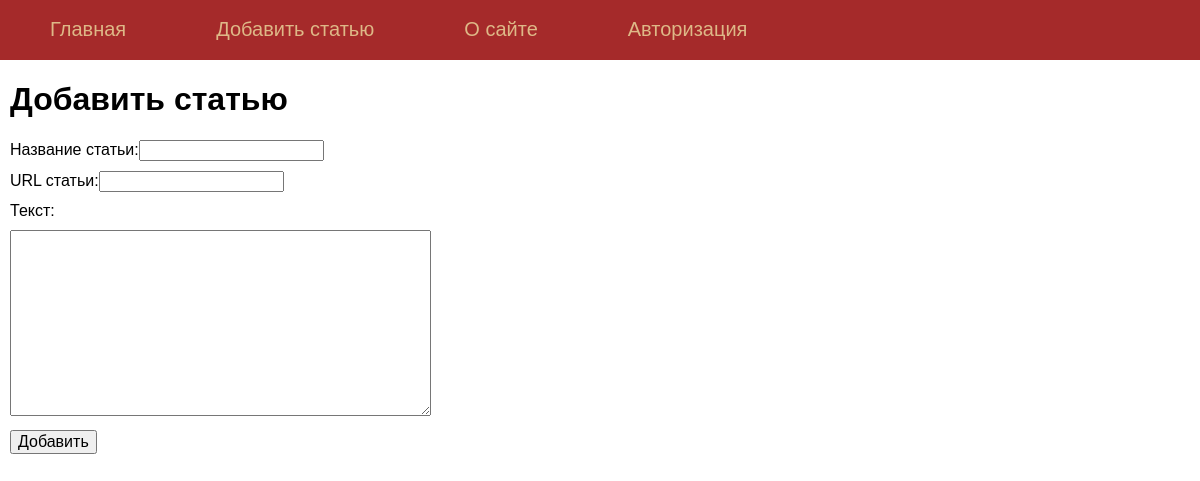
Page /add_post on the committed database.
### tables this page shows
CREATE TABLE mainmenu(
id integer PRIMARY KEY AUTOINCREMENT,
title TEXT NOT NULL,
url TEXT NOT NULL
);

### flsite.py (the view, shortened to what this page needs)
@app.route("/add_post", methods=['POST', 'GET'])
def add_post():
    return render_template('add_post.html', menu=dbase.get_menu(), title='Добавить статью')

### FDataBase.py (called while the page is built)
    def get_menu(self):
        sql = '''SELECT * FROM mainmenu'''
        try:
            self.__cur.execute(sql)
            res = self.__cur.fetchall()
            if res:
                return res
        except:
            print('get_menu(): DB reading error')
        return []

### flsite.py (called while the page is built)
def connect_db():
    conn = sqlite3.connect(app.config['DATABASE'])
    conn.row_factory = sqlite3.Row
    return conn

def get_db():
    if not hasattr(g, 'link_db'):
        g.link_db = connect_db()
    return g.link_db

@app.before_request
def before_request():
    global dbase
    db = get_db()
    dbase = FDataBase(db)

### templates/add_post.html (shortened to what this page needs)
{% extends 'base.html' %}
{% block content %}
{{ super() }}
<form action="{{url_for('add_post')}}" method="post" class="form-contact">
	<p><label>Название статьи: </label><input type="text" name="title" value="" required></p>
	<p><label>URL статьи: </label><input type="text" name="url" value="" required></p>
	<p><label>Текст: </label></p>
	<p><textarea name="text" rows=10 cols=40></textarea></p>
	<p><input type="submit" value="Добавить"></p>
</form>
{%endblock%}

### templates/base.html (shortened to what this page needs)
<!DOCTYPE html>
<html>
<head>
    <link type="text/css" href="{{ url_for('static', filename='css/styles.css')}}" rel="stylesheet" />
</head>
<body>
    {%block content%}
    {%block mainmenu%}
    <ul class="mainmenu">
        {%for m in menu%}
        <li><a href="{{m.url}}">{{m.title}}</a></li>
        {%endfor%}
    </ul>
    {%endblock%}
    <div class="content">
    {%if title %}
        <h1>{{title}}</h1>
    {%else%}
        <h1>Мой сайт</h1>
    {%endif%}
    {%endblock%}
    </div>
</body>
</html>

### static/css/styles.css (style rules this page uses)
html, body { font-family: 'Arial'; margin: 0; padding: 0; height: 100%; width: 100%; }
a { color: blueviolet; text-decoration: none; }
ul.mainmenu { list-style: none; background: brown; height: 60px; margin: 0; padding: 0; color: burlywood; font-size: 20px; overflow: hidden; }
ul.mainmenu li { float: left; margin: 18px 40px 0px 50px; }
ul.mainmenu li a { color: burlywood; text-decoration: none; }
div.content { margin: 10px; }
.form-contact label { display: inline-block; min-width: 80px; }
.form-contact p { margin: 10px 0px 10px 0px; }
.form-contact input[type=submit], textarea { font-size: 16px; }

### rows in the picture
mainmenu: title "Главная"
mainmenu: title "Добавить статью"
mainmenu: title "О сайте"
mainmenu: title "Авторизация"
